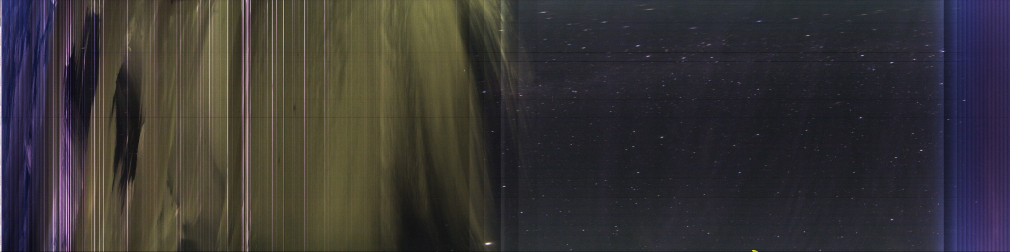
#> input picture content/keogram_example.jpg, 2019 x 504 px (shown at 1/2 size)
$ python -i protection_masks.py   (imports and definitions only)   (older library calls are emulated)
#> lines starting #> are read from the running program, lines starting #| are printed output that depends on the picture
#> further down, picture is the input picture: shape (504, 2019, 3); mean B, G, R 52.9, 52.9, 56.2
"""Utilities for computing star protection masks.

This module contains routines for detecting and masking bright stars. The
star mask is produced using photutils' DAOStarFinder and returned as a
float32 array in the range [0, 1] where 1.0 = sky (unprotected) and 0.0 =
protected (star core). Async helpers are provided for callers that can defer
mask generation.

Example usage::

    import cv2
    from indi_allsky.protection_masks import star_mask

    img = cv2.imread('frame.tif', cv2.IMREAD_GRAYSCALE).astype(np.float32)
    s = star_mask(img)

"""

import cv2
import numpy as np
import time
import logging
from concurrent.futures import ThreadPoolExecutor

# photutils imports; this package must be installed.
from astropy.convolution import Gaussian2DKernel

# DIAL TO TWIDDLE: Star protection expansion in pixels
# Change this value to adjust the size of protection circles around stars
# in the denoised output. Larger values = bigger star protection zones.
# This is the master control for overlay generation.
DEFAULT_EXPAND_RADIUS: int = 4

# Default parameters for star detection
DEFAULT_PERCENTILE: float = 95.0           # Percentile threshold for star detection
DEFAULT_THRESHOLD_SIGMA: float = 2.0        # SNR threshold: pixels N-sigma above background (neighbours)
DEFAULT_FWHM: float = 5.0                   # Assumed star size in pixels (FWHM of PSF)
DEFAULT_THRESHOLD_SIGMA_FAST: float = 2.0   # More aggressive SNR threshold for two-stage fast detection

# Image processing constants
SIGMA_CLIP_SIGMA: float = 3.0               # Sigma clipping threshold for background estimation
FWHM_TO_STDDEV: float = 2.3548              # Conversion factor: FWHM = stddev * 2.3548
FWHM_RADIUS_MULTIPLIER: int = 3             # Stamp radius = ceil(FWHM * multiplier)
PROTECTED_PIXEL_THRESHOLD: float = 0.5      # Threshold for identifying protected pixels (stars)
LAPLACIAN_KSIZE: int = 3                    # Kernel size for Laplacian edge detection
DISTANCE_TRANSFORM_KSIZE: int = 5           # Kernel size for distance transform

__all__ = [
    "star_mask",
    "fast_star_mask",
    "async_star_mask",
]


def _estimate_background_stats(data: np.ndarray) -> tuple[float, float]:
    """Estimate the background median and std with a NumPy fallback."""
    try:
        from astropy.stats import sigma_clipped_stats
        _, median, bkg_std = sigma_clipped_stats(data, sigma=SIGMA_CLIP_SIGMA)
        return float(median), float(bkg_std)
    except Exception:
        logger.warning('Unable to sigma-clip star-mask background', exc_info=True)
        return float(np.median(data)), float(np.std(data))


def _estimate_background_std(data: np.ndarray) -> float:
    """Estimate background std using sigma clipping, with fallback to np.std."""
    return _estimate_background_stats(data)[1]


# [130 lines left out: functions _apply_star_dilation, _extract_centroids, _paint_stars_from_table, _generate_star_mask, not called in this run]


_executor = ThreadPoolExecutor(max_workers=2)

# Cache Gaussian stamp kernels by FWHM to avoid rebuilding per-star
_kernel_cache: dict[float, np.ndarray] = {}
_last_profile: dict = {}
logger = logging.getLogger('indi_allsky')


# [36 lines left out: functions get_last_star_profile, async_star_mask, star_mask, not called in this run]


def _make_stamp(fwhm: float) -> np.ndarray:
    """Return a normalized float32 Gaussian stamp for `fwhm` (cached)."""
    key = float(fwhm)
    if key in _kernel_cache:
        return _kernel_cache[key]
    stddev = fwhm / FWHM_TO_STDDEV
    radius = int(np.ceil(fwhm * FWHM_RADIUS_MULTIPLIER))
    kernel = Gaussian2DKernel(x_stddev=stddev, x_size=2 * radius + 1,
                              y_size=2 * radius + 1)
    stamp = (kernel.array / kernel.array.max()).astype(np.float32)
    _kernel_cache[key] = stamp
    return stamp


def fast_star_mask(img: np.ndarray, downsample: int = 4, patch_size: int = 32,
                   percentile: float = DEFAULT_PERCENTILE, threshold_sigma: float = DEFAULT_THRESHOLD_SIGMA_FAST,
                   fwhm: float = DEFAULT_FWHM, max_patches: int = 2000, expand_radius: int | None = None) -> np.ndarray:
    """Fast two-stage star detection: coarse candidate selection on a
    downsampled Laplacian, then refine with `DAOStarFinder` on small
    full-resolution patches.

    Returns the same mask semantics as `star_mask` (float32 in [0,1],
    1.0 = sky/unprotected, 0.0 = protected).
    """
#> called with downsample = 4, patch_size = 32, percentile = 95, threshold_sigma = 2, fwhm = 5, max_patches = 2000
    from photutils.detection import DAOStarFinder

    # Ensure grayscale float32
    data = img.astype(np.float32) if img.dtype != np.float32 else img
    if data.ndim == 3 and data.shape[2] >= 3:
        # convert to luminance
        data = (0.299 * data[:, :, 2] + 0.587 * data[:, :, 1] + 0.114 * data[:, :, 0]).astype(np.float32)
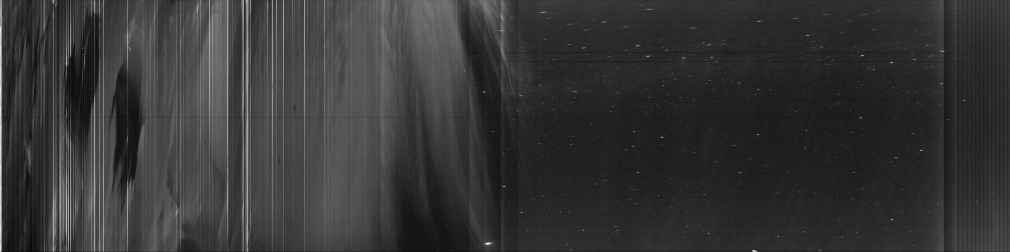
#> data: shape (504, 2019) float32 (shown at 1/2 size); min 3.08, max 252.1, mean 53.9

    h, w = data.shape
#> h = 504; w = 2019
    ds = max(1, int(downsample))
    hds = max(1, h // ds)
#> hds = 126
    wds = max(1, w // ds)
#> wds = 504

    # Downsample for cheap candidate detection
    small = cv2.resize(data, (wds, hds), interpolation=cv2.INTER_AREA)
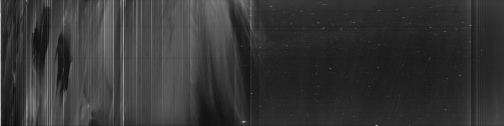
#> small: shape (126, 504) float32; min 11.55, max 195.8, mean 53.9

    # Laplacian highlights point sources; find local maxima above percentile
    lap = cv2.Laplacian(small, cv2.CV_32F, ksize=LAPLACIAN_KSIZE)
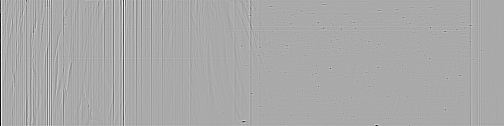
#> lap: shape (126, 504) float32; min -1216.4, max 609.9, mean -0.8; drawn with min black and max white
    # threshold at requested percentile on the downsampled Laplacian
    try:
        thr = float(np.percentile(lap, float(percentile)))
#> thr = 88.26
    except Exception:
        thr = float(np.max(lap))

    # local maxima via simple dilation
    kern3 = np.ones((3, 3), dtype=np.float32)
    dil = cv2.dilate(lap, kern3)
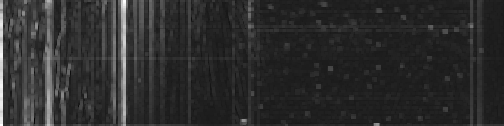
#> dil: shape (126, 504) float32; min -68.88, max 609.9, mean 52.4; drawn with min black and max white
    candidates = (lap == dil) & (lap > thr)
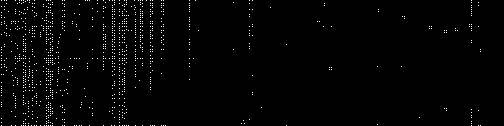
#> candidates: shape (126, 504) bool; 1.7% white in thin lines or dots

    ys, xs = np.nonzero(candidates)
#> ys = 1049 values from 0 to 125; xs = 1049 values, max 480 at index 532, min 1 at index 0, mean 106.4
    if len(xs) == 0:
        return np.clip(np.ones((h, w), dtype=np.float32), 0.0, 1.0)

    # Limit candidate count
    if len(xs) > max_patches:
        idx = np.linspace(0, len(xs) - 1, max_patches).astype(int)
        ys = ys[idx]
        xs = xs[idx]

    # Convert downsample coords to full-res centers
    centers = [(int(x * ds + ds // 2), int(y * ds + ds // 2)) for y, x in zip(ys, xs)]
#> centers = 1049 pairs, first value 6 to 1922, second value 2 to 502

    mask = np.zeros((h, w), np.float32)
    stamp = _make_stamp(fwhm)
    sh, sw = stamp.shape
    hh, hw = sh // 2, sw // 2

    # Estimate background std on downsampled image for thresholding
    bkg_std = _estimate_background_std(small)
#> in _estimate_background_stats, `_, median, bkg_std = sigma_clipped_stats(data, sigma=SIGMA_CLIP_SIGMA)`: median = 45.15; bkg_std = 19.42
#> bkg_std = 19.42
    dao_thresh = threshold_sigma * bkg_std
#> dao_thresh = 38.83

#> (the run stopped early here; a loop or call above may not have finished)

$ run again, on content/20210421_043940.jpg
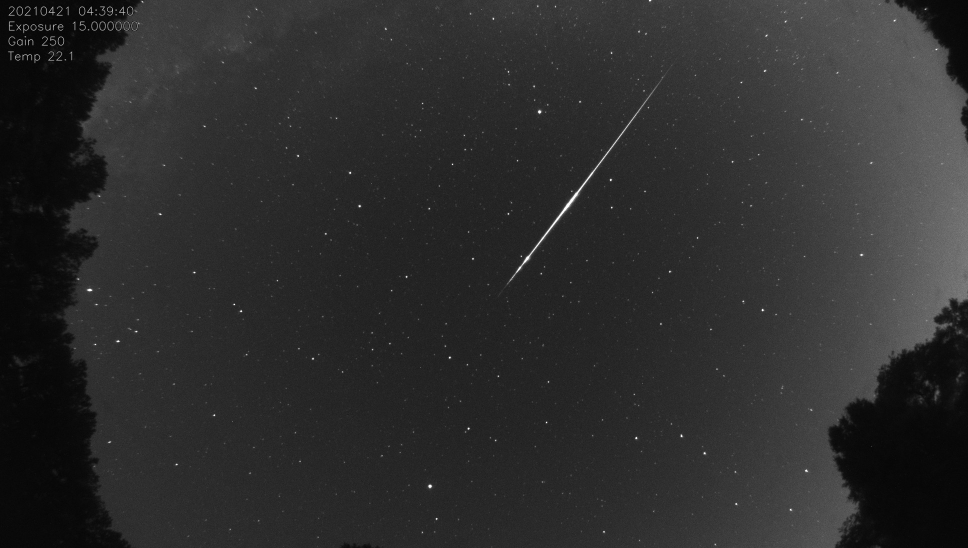
#> input picture content/20210421_043940.jpg, 1936 x 1096 px (shown at 1/2 size)
#> picture is the input picture: shape (1096, 1936, 3); min 0, max 255, mean 45.3
#> in fast_star_mask, `lap = cv2.Laplacian(small, cv2.CV_32F, ksize=LAPLACIAN_KSIZE)`:
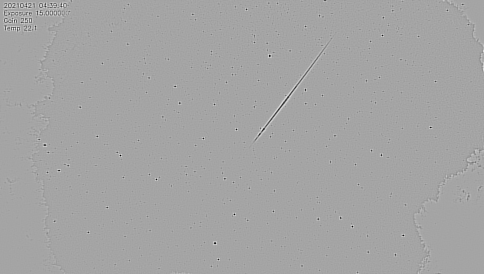
#> lap: shape (274, 484) float32; min -1116.1, max 611.6, mean 0; drawn with min black and max white
#> thr = 24.62
#> in fast_star_mask, `candidates = (lap == dil) & (lap > thr)`:
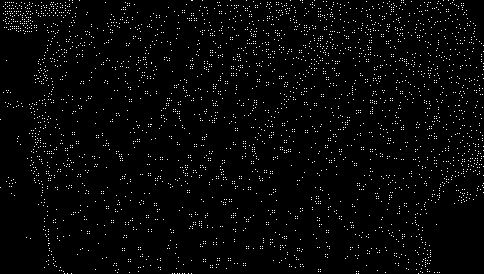
#> candidates: shape (274, 484) bool; 2.7% white in thin lines or dots
#> in fast_star_mask, `ys, xs = np.nonzero(candidates)`: ys = 3571 values from 0 to 273; xs = 3571 values, max 483 at index 934, min 0 at index 1968, mean 253.2
#> idx = 2000 values from 0 to 3570
#> in fast_star_mask, `ys = ys[idx]`: ys = 2000 values from 0 to 273
#> in fast_star_mask, `xs = xs[idx]`: xs = 2000 values, max 483 at index 523, min 0 at index 1102, mean 252.6
#> centers = 2000 pairs, first value 2 to 1934, second value 2 to 1094
#> in _estimate_background_stats, `_, median, bkg_std = sigma_clipped_stats(data, sigma=SIGMA_CLIP_SIGMA)`: median = 43.19; bkg_std = 18.88
#> dao_thresh = 37.76

$ run again, on content/20210930_224951.jpg
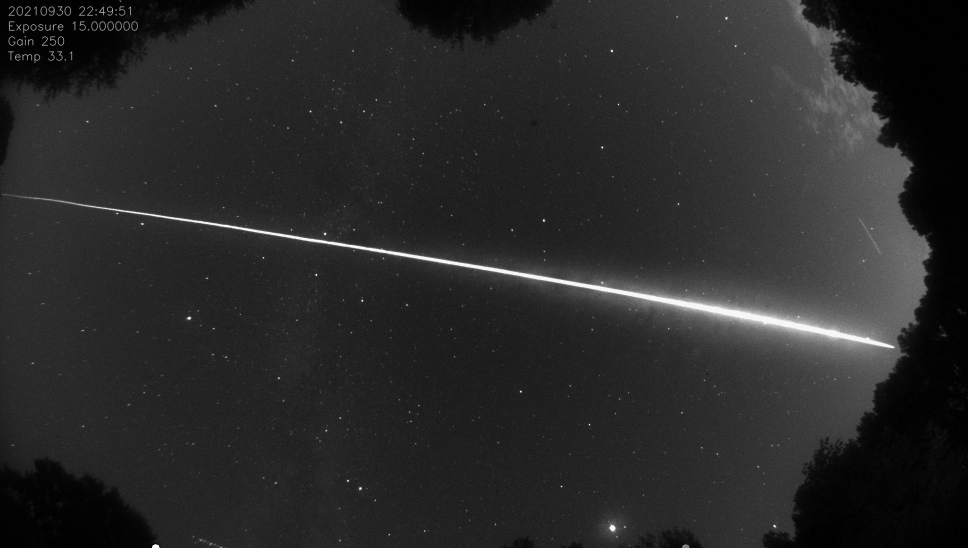
#> input picture content/20210930_224951.jpg, 1936 x 1096 px (shown at 1/2 size)
#> picture is the input picture: shape (1096, 1936, 3); min 0, max 255, mean 41
#> in fast_star_mask, `lap = cv2.Laplacian(small, cv2.CV_32F, ksize=LAPLACIAN_KSIZE)`:
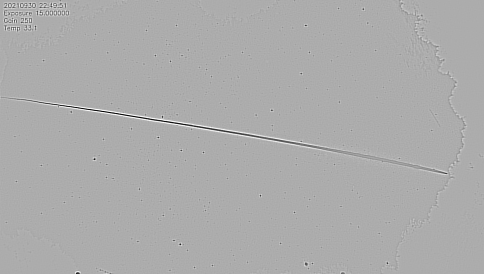
#> lap: shape (274, 484) float32; min -1281.6, max 613.1, mean 0; drawn with min black and max white
#> thr = 28
#> in fast_star_mask, `candidates = (lap == dil) & (lap > thr)`:
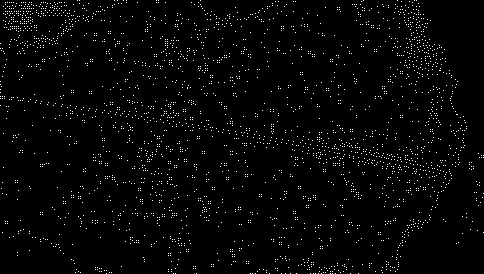
#> candidates: shape (274, 484) bool; 2.3% white in thin lines or dots
#> in fast_star_mask, `ys, xs = np.nonzero(candidates)`: ys = 3004 values from 0 to 273; xs = 3004 values, max 483 at index 1914, min 0 at index 642, mean 241.1
#> idx = 2000 values from 0 to 3003
#> in fast_star_mask, `ys = ys[idx]`: ys = 2000 values from 0 to 273
#> in fast_star_mask, `xs = xs[idx]`: xs = 2000 values, max 483 at index 1297, min 0 at index 428, mean 241.6
#> centers = 2000 pairs, first value 2 to 1934, second value 2 to 1094
#> in _estimate_background_stats, `_, median, bkg_std = sigma_clipped_stats(data, sigma=SIGMA_CLIP_SIGMA)`: median = 37.31; bkg_std = 18.11
#> dao_thresh = 36.23

$ run again, on content/20210930_224955.jpg
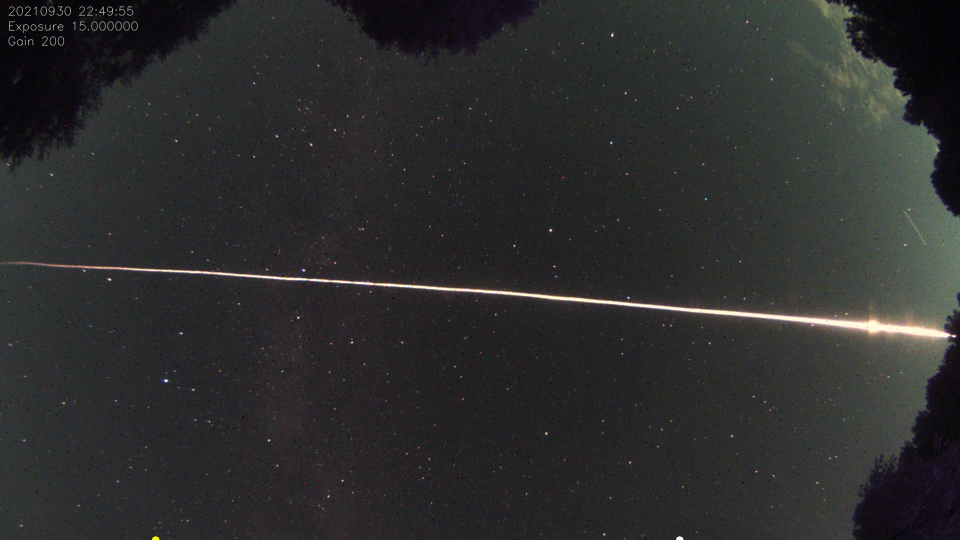
#> input picture content/20210930_224955.jpg, 1920 x 1080 px (shown at 1/2 size)
#> picture is the input picture: shape (1080, 1920, 3); mean B, G, R 45.1, 45.1, 45
#> in fast_star_mask, `lap = cv2.Laplacian(small, cv2.CV_32F, ksize=LAPLACIAN_KSIZE)`:
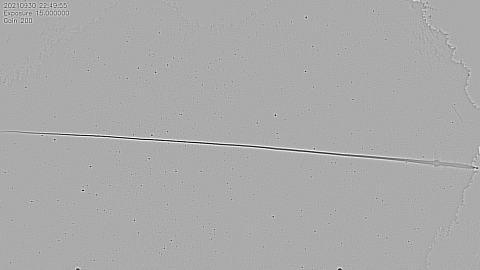
#> lap: shape (270, 480) float32; min -1282.6, max 629.1, mean 0; drawn with min black and max white
#> thr = 36.8
#> in fast_star_mask, `candidates = (lap == dil) & (lap > thr)`:
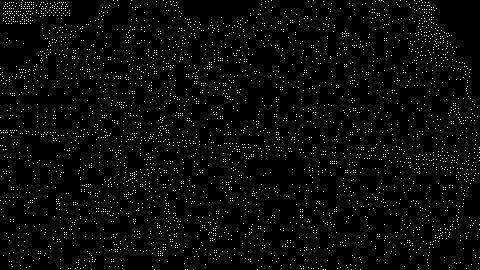
#> candidates: shape (270, 480) bool; 2.6% white in thin lines or dots
#> in fast_star_mask, `ys, xs = np.nonzero(candidates)`: ys = 3416 values from 0 to 269; xs = 3416 values, max 479 at index 1943, min 0 at index 950, mean 232.2
#> idx = 2000 values from 0 to 3415
#> in fast_star_mask, `ys = ys[idx]`: ys = 2000 values from 0 to 269
#> in fast_star_mask, `xs = xs[idx]`: xs = 2000 values, max 479 at index 1184, min 0 at index 609, mean 231.4
#> centers = 2000 pairs, first value 2 to 1918, second value 2 to 1078
#> in _estimate_background_stats, `_, median, bkg_std = sigma_clipped_stats(data, sigma=SIGMA_CLIP_SIGMA)`: median = 40.91; bkg_std = 13.05
#> dao_thresh = 26.1
